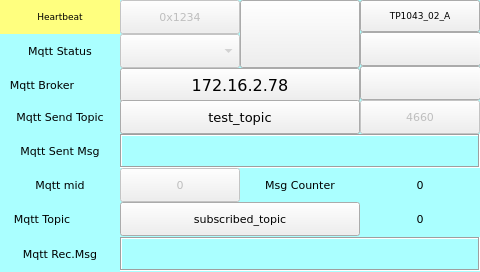
<?xml version="1.0" encoding="UTF-8"?>
<ui version="4.0">
 <class>page100</class>
 <widget class="QWidget" name="page100">
  <property name="geometry">
   <rect>
    <x>0</x>
    <y>0</y>
    <width>480</width>
    <height>272</height>
   </rect>
  </property>
  <property name="minimumSize">
   <size>
    <width>480</width>
    <height>272</height>
   </size>
  </property>
  <property name="maximumSize">
   <size>
    <width>480</width>
    <height>272</height>
   </size>
  </property>
  <property name="font">
   <font>
    <family>DejaVu Sans</family>
    <pointsize>8</pointsize>
   </font>
  </property>
  <property name="windowTitle">
   <string>page100</string>
  </property>
  <property name="styleSheet">
   <string notr="true">QWidget#page100
{
background-color: rgb(170, 255, 255);
}</string>
  </property>
  <widget class="QLabel" name="label_HB">
   <property name="geometry">
    <rect>
     <x>0</x>
     <y>0</y>
     <width>120</width>
     <height>34</height>
    </rect>
   </property>
   <property name="font">
    <font>
     <family>DejaVu Sans</family>
     <pointsize>7</pointsize>
    </font>
   </property>
   <property name="styleSheet">
    <string notr="true">background-color: rgb(255, 255, 127);</string>
   </property>
   <property name="text">
    <string>Heartbeat</string>
   </property>
   <property name="alignment">
    <set>Qt::AlignCenter</set>
   </property>
  </widget>
  <widget class="ATCMlabel" name="atcmLabel_9">
   <property name="enabled">
    <bool>false</bool>
   </property>
   <property name="geometry">
    <rect>
     <x>120</x>
     <y>0</y>
     <width>120</width>
     <height>34</height>
    </rect>
   </property>
   <property name="font">
    <font>
     <family>DejaVu Sans</family>
     <pointsize>8</pointsize>
    </font>
   </property>
   <property name="text">
    <string>0x1234</string>
   </property>
   <property name="toolTip">
    <string>PLC_UPTIME_s</string>
   </property>
   <property name="whatsThis">
    <string>ATCMlabel widget</string>
   </property>
   <property name="variable">
    <string>PLC_UPTIME_s</string>
   </property>
   <property name="refresh">
    <number>500</number>
   </property>
   <property name="max">
    <string>0</string>
   </property>
   <property name="min">
    <string>0</string>
   </property>
   <property name="viewStatus">
    <bool>true</bool>
   </property>
   <property name="visibilityVar">
    <string/>
   </property>
   <property name="bgColor">
    <color>
     <red>255</red>
     <green>255</green>
     <blue>127</blue>
    </color>
   </property>
   <property name="borderWidth">
    <number>0</number>
   </property>
   <property name="borderRadius">
    <number>0</number>
   </property>
   <property name="format">
    <enum>ATCMlabel::Hex</enum>
   </property>
  </widget>
  <widget class="ATCMbutton" name="atcmButton_menu">
   <property name="geometry">
    <rect>
     <x>360</x>
     <y>0</y>
     <width>120</width>
     <height>32</height>
    </rect>
   </property>
   <property name="font">
    <font>
     <family>DejaVu Sans</family>
     <pointsize>7</pointsize>
     <weight>50</weight>
     <bold>false</bold>
    </font>
   </property>
   <property name="toolTip">
    <string/>
   </property>
   <property name="whatsThis">
    <string>ATCMbutton widget</string>
   </property>
   <property name="pageName">
    <string>menu</string>
   </property>
   <property name="statusvar">
    <string/>
   </property>
   <property name="viewStatus">
    <bool>false</bool>
   </property>
   <property name="refresh">
    <number>200</number>
   </property>
   <property name="visibilityVar">
    <string/>
   </property>
   <property name="bgColor">
    <color>
     <red>85</red>
     <green>255</green>
     <blue>255</blue>
    </color>
   </property>
   <property name="borderColor">
    <color>
     <red>0</red>
     <green>0</green>
     <blue>0</blue>
    </color>
   </property>
   <property name="text">
    <string>TP1043_02_A</string>
   </property>
   <property name="pressText">
    <string>TP1043_02_A</string>
   </property>
   <property name="borderWidth">
    <number>1</number>
   </property>
   <property name="borderRadius">
    <number>0</number>
   </property>
   <property name="apparence">
    <enum>QFrame::Raised</enum>
   </property>
  </widget>
  <widget class="ATCMtime" name="atcmTime">
   <property name="geometry">
    <rect>
     <x>360</x>
     <y>66</y>
     <width>121</width>
     <height>34</height>
    </rect>
   </property>
   <property name="font">
    <font>
     <family>DejaVu Sans Mono</family>
     <pointsize>8</pointsize>
    </font>
   </property>
   <property name="toolTip">
    <string>ATCM QTime</string>
   </property>
   <property name="whatsThis">
    <string>ATCMtime widget</string>
   </property>
   <property name="bgColor">
    <color>
     <red>170</red>
     <green>255</green>
     <blue>127</blue>
    </color>
   </property>
   <property name="borderWidth">
    <number>0</number>
   </property>
   <property name="borderRadius">
    <number>0</number>
   </property>
  </widget>
  <widget class="ATCMdate" name="atcmDate">
   <property name="geometry">
    <rect>
     <x>360</x>
     <y>32</y>
     <width>121</width>
     <height>34</height>
    </rect>
   </property>
   <property name="font">
    <font>
     <family>DejaVu Sans Mono</family>
     <pointsize>8</pointsize>
    </font>
   </property>
   <property name="toolTip">
    <string>ATCM QDate</string>
   </property>
   <property name="whatsThis">
    <string>ATCMdate widget</string>
   </property>
   <property name="bgColor">
    <color>
     <red>170</red>
     <green>255</green>
     <blue>127</blue>
    </color>
   </property>
   <property name="borderWidth">
    <number>0</number>
   </property>
   <property name="borderRadius">
    <number>0</number>
   </property>
   <property name="format">
    <enum>ATCMdate::YYYY_MM_DD</enum>
   </property>
  </widget>
  <widget class="QLabel" name="label_MQTT_Status">
   <property name="geometry">
    <rect>
     <x>0</x>
     <y>34</y>
     <width>120</width>
     <height>34</height>
    </rect>
   </property>
   <property name="font">
    <font>
     <family>DejaVu Sans</family>
     <pointsize>8</pointsize>
    </font>
   </property>
   <property name="styleSheet">
    <string notr="true">background-color: rgb(170, 255, 255);</string>
   </property>
   <property name="text">
    <string>Mqtt Status</string>
   </property>
   <property name="alignment">
    <set>Qt::AlignCenter</set>
   </property>
  </widget>
  <widget class="ATCMbutton" name="atcmMQTT_Start">
   <property name="geometry">
    <rect>
     <x>240</x>
     <y>0</y>
     <width>120</width>
     <height>68</height>
    </rect>
   </property>
   <property name="font">
    <font>
     <family>DejaVu Sans</family>
     <pointsize>5</pointsize>
    </font>
   </property>
   <property name="iconSize">
    <size>
     <width>32</width>
     <height>32</height>
    </size>
   </property>
   <property name="checkable">
    <bool>true</bool>
   </property>
   <property name="toolTip">
    <string/>
   </property>
   <property name="whatsThis">
    <string>ATCMbutton widget</string>
   </property>
   <property name="pageName">
    <string/>
   </property>
   <property name="passwordVar">
    <string/>
   </property>
   <property name="statusvar">
    <string/>
   </property>
   <property name="viewStatus">
    <bool>false</bool>
   </property>
   <property name="visibilityVar">
    <string/>
   </property>
   <property name="bgColor">
    <color>
     <red>255</red>
     <green>255</green>
     <blue>127</blue>
    </color>
   </property>
   <property name="bgPressColor">
    <color>
     <red>255</red>
     <green>170</green>
     <blue>0</blue>
    </color>
   </property>
   <property name="text">
    <string/>
   </property>
   <property name="pressText">
    <string/>
   </property>
   <property name="icon">
    <iconset resource="systemicons.qrc">
     <normaloff>:/systemicons/Play.png</normaloff>:/systemicons/Play.png</iconset>
   </property>
   <property name="pressIcon">
    <iconset resource="systemicons.qrc">
     <normaloff>:/systemicons/Stop_sign.png</normaloff>:/systemicons/Stop_sign.png</iconset>
   </property>
   <property name="borderWidth">
    <number>1</number>
   </property>
   <property name="borderRadius">
    <number>0</number>
   </property>
   <property name="apparence">
    <enum>QFrame::Raised</enum>
   </property>
  </widget>
  <widget class="ATCMcombobox" name="atcmComboBox_6">
   <property name="enabled">
    <bool>false</bool>
   </property>
   <property name="geometry">
    <rect>
     <x>120</x>
     <y>34</y>
     <width>120</width>
     <height>34</height>
    </rect>
   </property>
   <property name="font">
    <font>
     <family>DejaVu Sans</family>
     <pointsize>7</pointsize>
    </font>
   </property>
   <property name="toolTip">
    <string>MQTT_Status</string>
   </property>
   <property name="whatsThis">
    <string>ATCMcombobox widget</string>
   </property>
   <property name="variable">
    <string>MQTT_Status</string>
   </property>
   <property name="refresh">
    <number>500</number>
   </property>
   <property name="viewStatus">
    <bool>false</bool>
   </property>
   <property name="writeAcknowledge">
    <bool>false</bool>
   </property>
   <property name="visibilityVar">
    <string/>
   </property>
   <property name="bgColor">
    <color>
     <red>170</red>
     <green>255</green>
     <blue>255</blue>
    </color>
   </property>
   <property name="borderWidth">
    <number>0</number>
   </property>
   <property name="borderRadius">
    <number>0</number>
   </property>
   <property name="mapping">
    <string>1;NOT_CONNECTED;2;CONNECTED;3;CONNECTED_WITH_ERRORS;4;DEVICE_BLACKLIST;5;NO_HOPE;0;ZERO</string>
   </property>
  </widget>
  <widget class="QLabel" name="label_MQTT_Broker">
   <property name="geometry">
    <rect>
     <x>0</x>
     <y>68</y>
     <width>84</width>
     <height>34</height>
    </rect>
   </property>
   <property name="font">
    <font>
     <family>DejaVu Sans</family>
     <pointsize>8</pointsize>
    </font>
   </property>
   <property name="styleSheet">
    <string notr="true">background-color: rgb(170, 255, 255);</string>
   </property>
   <property name="text">
    <string>Mqtt Broker</string>
   </property>
   <property name="alignment">
    <set>Qt::AlignCenter</set>
   </property>
  </widget>
  <widget class="QPushButton" name="pushButtonBroker">
   <property name="geometry">
    <rect>
     <x>120</x>
     <y>68</y>
     <width>240</width>
     <height>34</height>
    </rect>
   </property>
   <property name="sizePolicy">
    <sizepolicy hsizetype="Expanding" vsizetype="Fixed">
     <horstretch>0</horstretch>
     <verstretch>0</verstretch>
    </sizepolicy>
   </property>
   <property name="minimumSize">
    <size>
     <width>0</width>
     <height>30</height>
    </size>
   </property>
   <property name="maximumSize">
    <size>
     <width>800</width>
     <height>50</height>
    </size>
   </property>
   <property name="font">
    <font>
     <family>DejaVu Sans</family>
     <pointsize>12</pointsize>
    </font>
   </property>
   <property name="focusPolicy">
    <enum>Qt::NoFocus</enum>
   </property>
   <property name="text">
    <string>172.16.2.78</string>
   </property>
  </widget>
  <widget class="QPushButton" name="pushButtonTopic">
   <property name="geometry">
    <rect>
     <x>120</x>
     <y>100</y>
     <width>240</width>
     <height>34</height>
    </rect>
   </property>
   <property name="sizePolicy">
    <sizepolicy hsizetype="Expanding" vsizetype="Fixed">
     <horstretch>0</horstretch>
     <verstretch>0</verstretch>
    </sizepolicy>
   </property>
   <property name="minimumSize">
    <size>
     <width>0</width>
     <height>30</height>
    </size>
   </property>
   <property name="maximumSize">
    <size>
     <width>800</width>
     <height>50</height>
    </size>
   </property>
   <property name="font">
    <font>
     <family>DejaVu Sans</family>
     <pointsize>10</pointsize>
    </font>
   </property>
   <property name="focusPolicy">
    <enum>Qt::NoFocus</enum>
   </property>
   <property name="text">
    <string>test_topic</string>
   </property>
  </widget>
  <widget class="QLabel" name="label_MQTT_Topic">
   <property name="geometry">
    <rect>
     <x>0</x>
     <y>100</y>
     <width>120</width>
     <height>34</height>
    </rect>
   </property>
   <property name="font">
    <font>
     <family>DejaVu Sans</family>
     <pointsize>8</pointsize>
    </font>
   </property>
   <property name="styleSheet">
    <string notr="true">background-color: rgb(170, 255, 255);</string>
   </property>
   <property name="text">
    <string>Mqtt Send Topic</string>
   </property>
   <property name="alignment">
    <set>Qt::AlignCenter</set>
   </property>
  </widget>
  <widget class="QLabel" name="label_MQTT_Msg">
   <property name="geometry">
    <rect>
     <x>0</x>
     <y>134</y>
     <width>120</width>
     <height>34</height>
    </rect>
   </property>
   <property name="font">
    <font>
     <family>DejaVu Sans</family>
     <pointsize>8</pointsize>
    </font>
   </property>
   <property name="styleSheet">
    <string notr="true">background-color: rgb(170, 255, 255);</string>
   </property>
   <property name="text">
    <string>Mqtt Sent Msg</string>
   </property>
   <property name="alignment">
    <set>Qt::AlignCenter</set>
   </property>
  </widget>
  <widget class="QLabel" name="lblSentMessage">
   <property name="geometry">
    <rect>
     <x>120</x>
     <y>134</y>
     <width>360</width>
     <height>34</height>
    </rect>
   </property>
   <property name="font">
    <font>
     <family>DejaVu Sans</family>
     <pointsize>6</pointsize>
    </font>
   </property>
   <property name="frameShape">
    <enum>QFrame::Box</enum>
   </property>
   <property name="frameShadow">
    <enum>QFrame::Sunken</enum>
   </property>
   <property name="text">
    <string/>
   </property>
   <property name="alignment">
    <set>Qt::AlignCenter</set>
   </property>
  </widget>
  <widget class="ATCMlabel" name="atcmLabel_10">
   <property name="enabled">
    <bool>false</bool>
   </property>
   <property name="geometry">
    <rect>
     <x>360</x>
     <y>100</y>
     <width>120</width>
     <height>34</height>
    </rect>
   </property>
   <property name="font">
    <font>
     <family>DejaVu Sans</family>
     <pointsize>8</pointsize>
    </font>
   </property>
   <property name="text">
    <string>4660</string>
   </property>
   <property name="toolTip">
    <string>PLC_UPTIME_s</string>
   </property>
   <property name="whatsThis">
    <string>ATCMlabel widget</string>
   </property>
   <property name="variable">
    <string>PLC_UPTIME_s</string>
   </property>
   <property name="refresh">
    <number>500</number>
   </property>
   <property name="max">
    <string>0</string>
   </property>
   <property name="min">
    <string>0</string>
   </property>
   <property name="viewStatus">
    <bool>true</bool>
   </property>
   <property name="visibilityVar">
    <string/>
   </property>
   <property name="bgColor">
    <color>
     <red>255</red>
     <green>255</green>
     <blue>127</blue>
    </color>
   </property>
   <property name="borderWidth">
    <number>0</number>
   </property>
   <property name="borderRadius">
    <number>0</number>
   </property>
   <property name="format">
    <enum>ATCMlabel::Dec</enum>
   </property>
  </widget>
  <widget class="QLabel" name="label_MQTT_mid">
   <property name="geometry">
    <rect>
     <x>0</x>
     <y>168</y>
     <width>120</width>
     <height>34</height>
    </rect>
   </property>
   <property name="font">
    <font>
     <family>DejaVu Sans</family>
     <pointsize>8</pointsize>
    </font>
   </property>
   <property name="styleSheet">
    <string notr="true">background-color: rgb(170, 255, 255);</string>
   </property>
   <property name="text">
    <string>Mqtt mid</string>
   </property>
   <property name="alignment">
    <set>Qt::AlignCenter</set>
   </property>
  </widget>
  <widget class="ATCMlabel" name="atcmLabel_11">
   <property name="enabled">
    <bool>false</bool>
   </property>
   <property name="geometry">
    <rect>
     <x>120</x>
     <y>168</y>
     <width>120</width>
     <height>34</height>
    </rect>
   </property>
   <property name="font">
    <font>
     <family>DejaVu Sans</family>
     <pointsize>8</pointsize>
    </font>
   </property>
   <property name="text">
    <string>0</string>
   </property>
   <property name="toolTip">
    <string>MQTT_mid</string>
   </property>
   <property name="whatsThis">
    <string>ATCMlabel widget</string>
   </property>
   <property name="variable">
    <string>MQTT_mid</string>
   </property>
   <property name="refresh">
    <number>500</number>
   </property>
   <property name="max">
    <string>0</string>
   </property>
   <property name="min">
    <string>0</string>
   </property>
   <property name="viewStatus">
    <bool>true</bool>
   </property>
   <property name="visibilityVar">
    <string/>
   </property>
   <property name="bgColor">
    <color>
     <red>170</red>
     <green>255</green>
     <blue>255</blue>
    </color>
   </property>
   <property name="borderWidth">
    <number>0</number>
   </property>
   <property name="borderRadius">
    <number>0</number>
   </property>
   <property name="format">
    <enum>ATCMlabel::Dec</enum>
   </property>
  </widget>
  <widget class="QLabel" name="label_MQTT_Cnt">
   <property name="geometry">
    <rect>
     <x>240</x>
     <y>168</y>
     <width>120</width>
     <height>34</height>
    </rect>
   </property>
   <property name="font">
    <font>
     <family>DejaVu Sans</family>
     <pointsize>8</pointsize>
    </font>
   </property>
   <property name="styleSheet">
    <string notr="true">background-color: rgb(170, 255, 255);</string>
   </property>
   <property name="text">
    <string>Msg Counter</string>
   </property>
   <property name="alignment">
    <set>Qt::AlignCenter</set>
   </property>
  </widget>
  <widget class="QLabel" name="label_MQTT_Sent">
   <property name="geometry">
    <rect>
     <x>360</x>
     <y>168</y>
     <width>120</width>
     <height>34</height>
    </rect>
   </property>
   <property name="font">
    <font>
     <family>DejaVu Sans</family>
     <pointsize>8</pointsize>
    </font>
   </property>
   <property name="styleSheet">
    <string notr="true">background-color: rgb(170, 255, 255);</string>
   </property>
   <property name="text">
    <string>0</string>
   </property>
   <property name="alignment">
    <set>Qt::AlignCenter</set>
   </property>
  </widget>
  <widget class="QPushButton" name="pushButtonSubTopic">
   <property name="geometry">
    <rect>
     <x>120</x>
     <y>202</y>
     <width>240</width>
     <height>34</height>
    </rect>
   </property>
   <property name="sizePolicy">
    <sizepolicy hsizetype="Expanding" vsizetype="Fixed">
     <horstretch>0</horstretch>
     <verstretch>0</verstretch>
    </sizepolicy>
   </property>
   <property name="minimumSize">
    <size>
     <width>0</width>
     <height>30</height>
    </size>
   </property>
   <property name="maximumSize">
    <size>
     <width>800</width>
     <height>50</height>
    </size>
   </property>
   <property name="font">
    <font>
     <family>DejaVu Sans</family>
     <pointsize>8</pointsize>
    </font>
   </property>
   <property name="focusPolicy">
    <enum>Qt::NoFocus</enum>
   </property>
   <property name="text">
    <string>subscribed_topic</string>
   </property>
  </widget>
  <widget class="QLabel" name="label_MQTT_Topic_2">
   <property name="geometry">
    <rect>
     <x>0</x>
     <y>202</y>
     <width>84</width>
     <height>34</height>
    </rect>
   </property>
   <property name="font">
    <font>
     <family>DejaVu Sans</family>
     <pointsize>8</pointsize>
    </font>
   </property>
   <property name="styleSheet">
    <string notr="true">background-color: rgb(170, 255, 255);</string>
   </property>
   <property name="text">
    <string>Mqtt Topic</string>
   </property>
   <property name="alignment">
    <set>Qt::AlignCenter</set>
   </property>
  </widget>
  <widget class="QLabel" name="label_MQTT_Received">
   <property name="geometry">
    <rect>
     <x>360</x>
     <y>202</y>
     <width>120</width>
     <height>34</height>
    </rect>
   </property>
   <property name="font">
    <font>
     <family>DejaVu Sans</family>
     <pointsize>8</pointsize>
    </font>
   </property>
   <property name="styleSheet">
    <string notr="true">background-color: rgb(170, 255, 255);</string>
   </property>
   <property name="text">
    <string>0</string>
   </property>
   <property name="alignment">
    <set>Qt::AlignCenter</set>
   </property>
  </widget>
  <widget class="QLabel" name="lblReceivedMsg">
   <property name="geometry">
    <rect>
     <x>120</x>
     <y>237</y>
     <width>360</width>
     <height>34</height>
    </rect>
   </property>
   <property name="font">
    <font>
     <family>DejaVu Sans</family>
     <pointsize>6</pointsize>
    </font>
   </property>
   <property name="frameShape">
    <enum>QFrame::Box</enum>
   </property>
   <property name="frameShadow">
    <enum>QFrame::Sunken</enum>
   </property>
   <property name="text">
    <string/>
   </property>
   <property name="alignment">
    <set>Qt::AlignCenter</set>
   </property>
  </widget>
  <widget class="QLabel" name="label_MQTT_Msg_R">
   <property name="geometry">
    <rect>
     <x>0</x>
     <y>237</y>
     <width>120</width>
     <height>34</height>
    </rect>
   </property>
   <property name="font">
    <font>
     <family>DejaVu Sans</family>
     <pointsize>8</pointsize>
    </font>
   </property>
   <property name="styleSheet">
    <string notr="true">background-color: rgb(170, 255, 255);</string>
   </property>
   <property name="text">
    <string>Mqtt Rec.Msg</string>
   </property>
   <property name="alignment">
    <set>Qt::AlignCenter</set>
   </property>
  </widget>
  <widget class="ATCMled" name="atcmLed">
   <property name="geometry">
    <rect>
     <x>86</x>
     <y>202</y>
     <width>34</width>
     <height>34</height>
    </rect>
   </property>
   <property name="toolTip">
    <string>MQTT_ActiveTopic</string>
   </property>
   <property name="whatsThis">
    <string>ATCMled widget</string>
   </property>
   <property name="font">
    <font>
     <family>DejaVu Sans</family>
     <pointsize>8</pointsize>
    </font>
   </property>
   <property name="variable">
    <string>MQTT_ActiveTopic</string>
   </property>
   <property name="refresh">
    <number>200</number>
   </property>
   <property name="viewStatus">
    <bool>false</bool>
   </property>
   <property name="visibilityVar">
    <string/>
   </property>
   <property name="onIcon">
    <iconset>
     <normaloff>:/on.png</normaloff>:/on.png</iconset>
   </property>
   <property name="offIcon">
    <iconset>
     <normaloff>:/off.png</normaloff>:/off.png</iconset>
   </property>
  </widget>
  <widget class="ATCMled" name="atcmLed_2">
   <property name="geometry">
    <rect>
     <x>86</x>
     <y>68</y>
     <width>34</width>
     <height>34</height>
    </rect>
   </property>
   <property name="toolTip">
    <string>MQTT_Broker</string>
   </property>
   <property name="whatsThis">
    <string>ATCMled widget</string>
   </property>
   <property name="font">
    <font>
     <family>DejaVu Sans</family>
     <pointsize>8</pointsize>
    </font>
   </property>
   <property name="variable">
    <string>MQTT_Broker</string>
   </property>
   <property name="refresh">
    <number>200</number>
   </property>
   <property name="viewStatus">
    <bool>false</bool>
   </property>
   <property name="visibilityVar">
    <string/>
   </property>
   <property name="onIcon">
    <iconset>
     <normaloff>:/on.png</normaloff>:/on.png</iconset>
   </property>
   <property name="offIcon">
    <iconset>
     <normaloff>:/off.png</normaloff>:/off.png</iconset>
   </property>
  </widget>
 </widget>
 <customwidgets>
  <customwidget>
   <class>ATCMbutton</class>
   <extends>QPushButton</extends>
   <header>atcmplugin.h</header>
  </customwidget>
  <customwidget>
   <class>ATCMcombobox</class>
   <extends>QComboBox</extends>
   <header>atcmplugin.h</header>
  </customwidget>
  <customwidget>
   <class>ATCMdate</class>
   <extends>QPushButton</extends>
   <header>atcmplugin.h</header>
  </customwidget>
  <customwidget>
   <class>ATCMlabel</class>
   <extends>QPushButton</extends>
   <header>atcmplugin.h</header>
  </customwidget>
  <customwidget>
   <class>ATCMled</class>
   <extends>QLabel</extends>
   <header>atcmplugin.h</header>
  </customwidget>
  <customwidget>
   <class>ATCMtime</class>
   <extends>QPushButton</extends>
   <header>atcmplugin.h</header>
  </customwidget>
 </customwidgets>
 <resources>
  <include location="systemicons.qrc"/>
 </resources>
 <connections>
  <connection>
   <sender>atcmButton_menu</sender>
   <signal>newPage(const char*,bool)</signal>
   <receiver>page100</receiver>
   <slot>goto_page(const char*,bool)</slot>
   <hints>
    <hint type="sourcelabel">
     <x>20</x>
     <y>20</y>
    </hint>
    <hint type="destinationlabel">
     <x>20</x>
     <y>20</y>
    </hint>
   </hints>
  </connection>
 </connections>
 <slots>
  <slot>goto_page(const char*,bool)</slot>
 </slots>
</ui>
